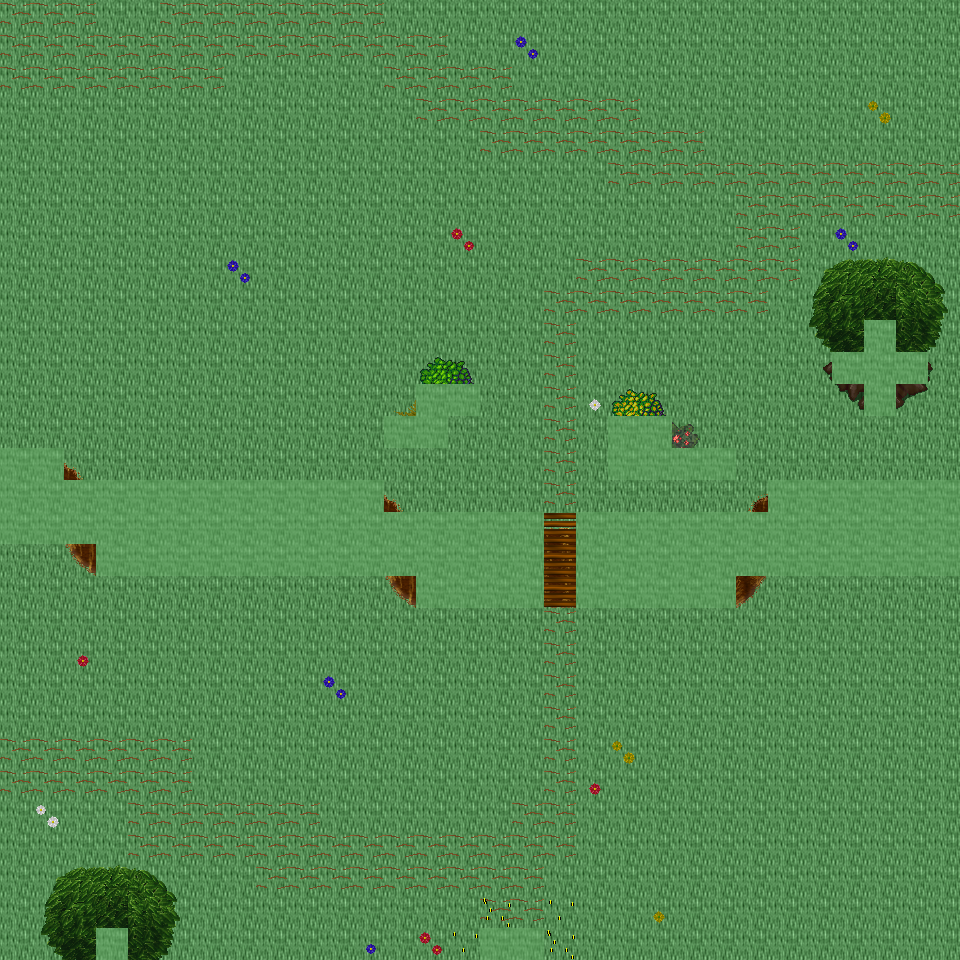

This is a level from a 2D game, rendered from its Tiled map with the project's own tilesets. A one-line summary and the map file follow, with tile-layer data summarised:
An orthogonal 30x30 tile map with 32x32 px tiles, 6 tile layers (Ground, Object, Object2, Above, ...), 39 tilesets and 8 objects (8x mapExit).

<map version="1.0" orientation="orthogonal" renderorder="right-down" width="30" height="30" tilewidth="32" tileheight="32" nextobjectid="9">
  <tileset firstgid="1" name="tileset_ground_ground" tilewidth="32" tileheight="32" tilecount="33" columns="3">
    <image source="../drawable/tileset_ground_ground.png" width="96" height="352" />
  </tileset>
  <tileset firstgid="34" name="tileset_ground_water_pool" tilewidth="32" tileheight="32" tilecount="72" columns="3">
    <image source="../drawable/tileset_ground_water_pool.png" width="96" height="768" />
  </tileset>
  <tileset firstgid="106" name="tileset_ground_ridge_earth_dark" tilewidth="32" tileheight="32" tilecount="96" columns="12">
    <image source="../drawable/tileset_ground_ridge_earth_dark.png" width="384" height="256" />
  </tileset>
  <tileset firstgid="202" name="tileset_ground_grass_edges" tilewidth="32" tileheight="32" tilecount="36" columns="12">
    <image source="../drawable/tileset_ground_grass_edges.png" width="384" height="96" />
  </tileset>
  <tileset firstgid="238" name="tileset_ground_grass_corners" tilewidth="32" tileheight="32" tilecount="24" columns="6">
    <image source="../drawable/tileset_ground_grass_corners.png" width="192" height="128" />
  </tileset>
  <tileset firstgid="262" name="tileset_plant_flower_daisy_blue" tilewidth="32" tileheight="32" tilecount="8" columns="2">
    <image source="../drawable/tileset_plant_flower_daisy_blue.png" width="64" height="128" />
  </tileset>
  <tileset firstgid="270" name="tileset_plant_flower_daisy_yellow" tilewidth="32" tileheight="32" tilecount="8" columns="2">
    <image source="../drawable/tileset_plant_flower_daisy_yellow.png" width="64" height="128" />
  </tileset>
  <tileset firstgid="278" name="tileset_plant_flower_daisy_red" tilewidth="32" tileheight="32" tilecount="8" columns="2">
    <image source="../drawable/tileset_plant_flower_daisy_red.png" width="64" height="128" />
  </tileset>
  <tileset firstgid="286" name="tileset_plant_flower_daisy_white" tilewidth="32" tileheight="32" tilecount="8" columns="2">
    <image source="../drawable/tileset_plant_flower_daisy_white.png" width="64" height="128" />
  </tileset>
  <tileset firstgid="294" name="tileset_logic_collision" tilewidth="32" tileheight="32" tilecount="1" columns="1">
    <image source="../drawable/tileset_logic_collision.png" width="32" height="32" />
  </tileset>
  <tileset firstgid="295" name="tileset_plant_tree_tree_green" tilewidth="32" tileheight="32" tilecount="80" columns="8">
    <image source="../drawable/tileset_plant_tree_tree_green.png" width="256" height="352" />
  </tileset>
  <tileset firstgid="375" name="tileset_plant_stump_stump_brown" tilewidth="32" tileheight="32" tilecount="4" columns="2">
    <image source="../drawable/tileset_plant_stump_stump_brown.png" width="64" height="64" />
  </tileset>
  <tileset firstgid="379" name="tileset_item_pot_cauldron" tilewidth="32" tileheight="32" tilecount="48" columns="8">
    <image source="../drawable/tileset_item_pot_cauldron.png" width="256" height="192" />
  </tileset>
  <tileset firstgid="427" name="tileset_plant_bush_various_small" tilewidth="32" tileheight="32" tilecount="9" columns="3">
    <image source="../drawable/tileset_plant_bush_various_small.png" width="96" height="96" />
  </tileset>
  <tileset firstgid="436" name="tileset_ground_rock_pebbles" tilewidth="32" tileheight="32" tilecount="3" columns="1">
    <image source="../drawable/tileset_ground_rock_pebbles.png" width="32" height="96" />
  </tileset>
  <tileset firstgid="439" name="tileset_ground_ladder_vertical_dark" tilewidth="32" tileheight="32" tilecount="3" columns="3">
    <image source="../drawable/tileset_ground_ladder_vertical_dark.png" width="96" height="32" />
  </tileset>
  <tileset firstgid="442" name="tileset_item_chemistry_empty_bottles" tilewidth="32" tileheight="32" tilecount="12" columns="4">
    <image source="../drawable/tileset_item_chemistry_empty_bottles.png" width="128" height="96" />
  </tileset>
  <tileset firstgid="454" name="tileset_item_chemistry_flask" tilewidth="32" tileheight="32" tilecount="3" columns="1">
    <image source="../drawable/tileset_item_chemistry_flask.png" width="32" height="96" />
  </tileset>
  <tileset firstgid="457" name="tileset_item_pot_barrel" tilewidth="32" tileheight="32" tilecount="2" columns="1">
    <image source="../drawable/tileset_item_pot_barrel.png" width="32" height="64" />
  </tileset>
  <tileset firstgid="459" name="tileset_item_flagpole" tilewidth="32" tileheight="32" tilecount="3" columns="1">
    <image source="../drawable/tileset_item_flagpole.png" width="32" height="96" />
  </tileset>
  <tileset firstgid="462" name="tileset_item_food_beehive1" tilewidth="32" tileheight="32" tilecount="1" columns="1">
    <image source="../drawable/tileset_item_food_beehive1.png" width="32" height="32" />
  </tileset>
  <tileset firstgid="463" name="tileset_item_food_beehive2" tilewidth="32" tileheight="32" tilecount="1" columns="1">
    <image source="../drawable/tileset_item_food_beehive2.png" width="32" height="32" />
  </tileset>
  <tileset firstgid="464" name="tileset_item_buzzing_bees" tilewidth="32" tileheight="32" tilecount="5" columns="5">
    <image source="../drawable/tileset_item_buzzing_bees.png" width="160" height="32" />
  </tileset>
  <tileset firstgid="469" name="tileset_plant_bush_hedge" tilewidth="32" tileheight="32" tilecount="35" columns="5">
    <image source="../drawable/tileset_plant_bush_hedge.png" width="160" height="224" />
  </tileset>
  <tileset firstgid="504" name="tileset_logic_creature_animal" tilewidth="32" tileheight="32" tilecount="32" columns="8">
    <image source="../drawable/tileset_logic_creature_animal.png" width="256" height="128" />
  </tileset>
  <tileset firstgid="536" name="tileset_furniture_table_wooden_trestle" tilewidth="32" tileheight="32" tilecount="9" columns="3">
    <image source="../drawable/tileset_furniture_table_wooden_trestle.png" width="96" height="96" />
  </tileset>
  <tileset firstgid="545" name="tileset_furniture_table_bench" tilewidth="32" tileheight="32" tilecount="3" columns="3">
    <image source="../drawable/tileset_furniture_table_bench.png" width="96" height="32" />
  </tileset>
  <tileset firstgid="548" name="tileset_item_food_smoked_meatandfish" tilewidth="32" tileheight="32" tilecount="4" columns="4">
    <image source="../drawable/tileset_item_food_smoked_meatandfish.png" width="128" height="32" />
  </tileset>
  <tileset firstgid="552" name="tileset_furniture_table_wooden_trestle_vertical" tilewidth="32" tileheight="32" tilecount="6" columns="2">
    <image source="../drawable/tileset_furniture_table_wooden_trestle_vertical.png" width="64" height="96" />
  </tileset>
  <tileset firstgid="558" name="tileset_building_huts" tilewidth="32" tileheight="32" tilecount="338" columns="26">
    <image source="../drawable/tileset_building_huts.png" width="832" height="416" />
  </tileset>
  <tileset firstgid="896" name="tileset_building_chimney_smoke" tilewidth="32" tileheight="32" tilecount="40" columns="4">
    <image source="../drawable/tileset_building_chimney_smoke.png" width="128" height="320" />
  </tileset>
  <tileset firstgid="936" name="tileset_item_firewood" tilewidth="32" tileheight="32" tilecount="12" columns="3">
    <image source="../drawable/tileset_item_firewood.png" width="96" height="128" />
  </tileset>
  <tileset firstgid="948" name="tileset_logic_item_herb" tilewidth="32" tileheight="32" tilecount="5" columns="5">
    <image source="../drawable/tileset_logic_item_herb.png" width="160" height="32" />
  </tileset>
  <tileset firstgid="953" name="tileset_logic_creature_reptile" tilewidth="32" tileheight="32" tilecount="7" columns="7">
    <image source="../drawable/tileset_logic_creature_reptile.png" width="224" height="32" />
  </tileset>
  <tileset firstgid="960" name="tileset_logic_creature_insect" tilewidth="32" tileheight="32" tilecount="5" columns="5">
    <image source="../drawable/tileset_logic_creature_insect.png" width="160" height="32" />
  </tileset>
  <tileset firstgid="965" name="tileset_plant_bush_bush_pinks" tilewidth="32" tileheight="32" tilecount="4" columns="2">
    <image source="../drawable/tileset_plant_bush_bush_pinks.png" width="64" height="64" />
  </tileset>
  <tileset firstgid="969" name="tileset_plant_bush_fern" tilewidth="32" tileheight="32" tilecount="32" columns="8">
    <image source="../drawable/tileset_plant_bush_fern.png" width="256" height="128" />
  </tileset>
  <tileset firstgid="1001" name="tileset_plant_bushes_and_trees" tilewidth="32" tileheight="32" tilecount="144" columns="16">
    <image source="../drawable/tileset_plant_bushes_and_trees.png" width="512" height="289" />
  </tileset>
  <tileset firstgid="1145" name="tileset_plant_bush_berried" tilewidth="32" tileheight="32" tilecount="60" columns="5">
    <image source="../drawable/tileset_plant_bush_berried.png" width="160" height="384" />
  </tileset>
  <layer name="Ground" width="30" height="30">
    <data>[900 cells, 900 non-empty, 1 distinct tile ids]</data>
  </layer>
  <layer name="Object" width="30" height="30">
    <data>[900 cells, 265 non-empty, 38 distinct tile ids]</data>
  </layer>
  <layer name="Object2" width="30" height="30">
    <data>[900 cells, 13 non-empty, 7 distinct tile ids]</data>
  </layer>
  <layer name="Above" width="30" height="30">
    <data>[900 cells, 40 non-empty, 24 distinct tile ids]</data>
  </layer>
  <layer name="Above2" width="30" height="30">
    <data>[900 cells, 5 non-empty, 3 distinct tile ids]</data>
  </layer>
  <layer name="Walkable" width="30" height="30">
    <data>[900 cells, 102 non-empty, 1 distinct tile ids]</data>
  </layer>
  <objectgroup name="MapEvents">
    <object id="1" name="north" type="mapExit" x="0" y="0" width="960" height="32">
      <properties>
        <property name="map" value="level_0_x88_y130" />
        <property name="x" value="0" />
        <property name="y" value="28" />
      </properties>
    </object>
    <object id="2" name="south" type="mapExit" x="0" y="928" width="96" height="32">
      <properties>
        <property name="map" value="level_0_x88_y132" />
        <property name="x" value="0" />
        <property name="y" value="1" />
      </properties>
    </object>
    <object id="3" name="south2" type="mapExit" x="128" y="928" width="352" height="32">
      <properties>
        <property name="map" value="level_0_x88_y132" />
        <property name="x" value="4" />
        <property name="y" value="1" />
      </properties>
    </object>
    <object id="4" name="south3" type="mapExit" x="544" y="928" width="416" height="32">
      <properties>
        <property name="map" value="level_0_x88_y132" />
        <property name="x" value="17" />
        <property name="y" value="1" />
      </properties>
    </object>
    <object id="5" name="west" type="mapExit" x="0" y="0" width="32" height="448">
      <properties>
        <property name="map" value="level_0_x87_y131" />
        <property name="x" value="28" />
        <property name="y" value="0" />
      </properties>
    </object>
    <object id="6" name="west2" type="mapExit" x="0" y="544" width="32" height="416">
      <properties>
        <property name="map" value="level_0_x87_y131" />
        <property name="x" value="28" />
        <property name="y" value="17" />
      </properties>
    </object>
    <object id="7" name="east" type="mapExit" x="928" y="0" width="32" height="480">
      <properties>
        <property name="map" value="level_0_x89_y131" />
        <property name="x" value="1" />
        <property name="y" value="0" />
      </properties>
    </object>
    <object id="8" name="east2" type="mapExit" x="928" y="576" width="32" height="384">
      <properties>
        <property name="map" value="level_0_x89_y131" />
        <property name="x" value="1" />
        <property name="y" value="18" />
      </properties>
    </object>
  </objectgroup>
</map>
